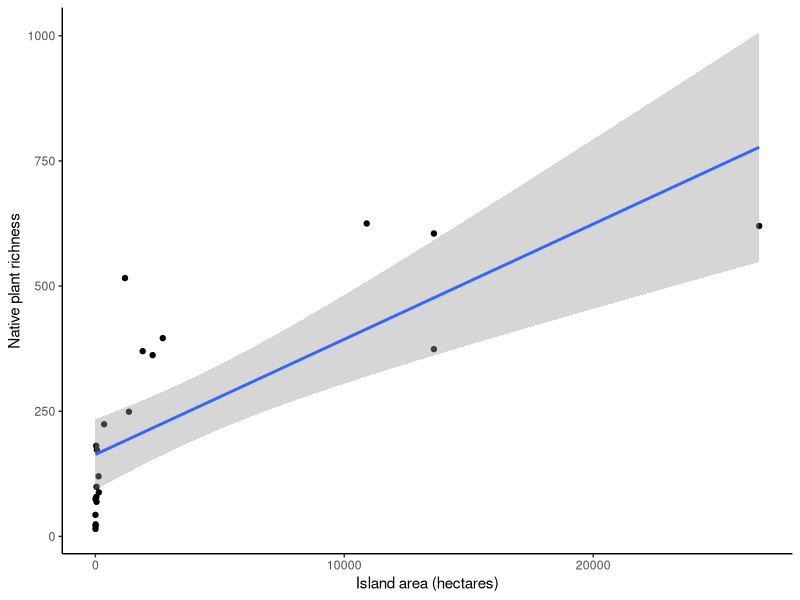

Reproduce this figure in R. (Note: this script raises an error after producing the figure.)
## ---- chunk 1
knitr::opts_chunk$set(echo = TRUE)
## ---- chunk 2
# Name - Queen's Student Number

# 1. Kaylee Ellwood - 20391007
# 2. Margo Kaminska - 20449041
# 3. Noah Lu - 20483156
# 4. Coralie Spakowski - 20471806
# 5. Tianyi Wang - 20386987

## ---- chunk 3
# islands <-
islands <- read.csv("data/islands.csv")

# check structure
dim(islands)
str(islands)
summary(islands)

# count missing values
colSums(is.na(islands))
## ---- chunk 4
# importing tidyverse for ggplot2
library(tidyverse)

# plotting native richness (UNITS?) against area
ggplot(islands, aes(y = ntv.rich, x = area)) +
    geom_point() +
    geom_smooth(method = "lm", formula = y ~ x) +
    labs(y = "Native plant richness", x = "Island area (hectares)") +
    theme_classic()

# calculating the model's R² from the predicted and observed values
R2 <- cor(observed, predicted)^2 # observed and predicted???
print(R2)

# area_mod <-
area_mod <- lm(ntv.rich ~ area, data = islands)
summary(area_mod)

# all_mod <-
all_mod <- lm(
    ntv.rich ~ area + elev + dist.mnland + latitude + years.isol + years.deglac,
    data = islands
)
summary(all_mod)
## ---- chunk 5
# h1_mod <-
h1_mod <- lm(ntv.rich ~ area + elev + dist.mnland, data = islands)

# ANOVA
anova(area_mod, h1_mod)
## ---- chunk 6

## ---- chunk 7
# h2_mod <-

# null_mod <-
## ---- chunk 8
# soil_mod <-
## ---- chunk 9
